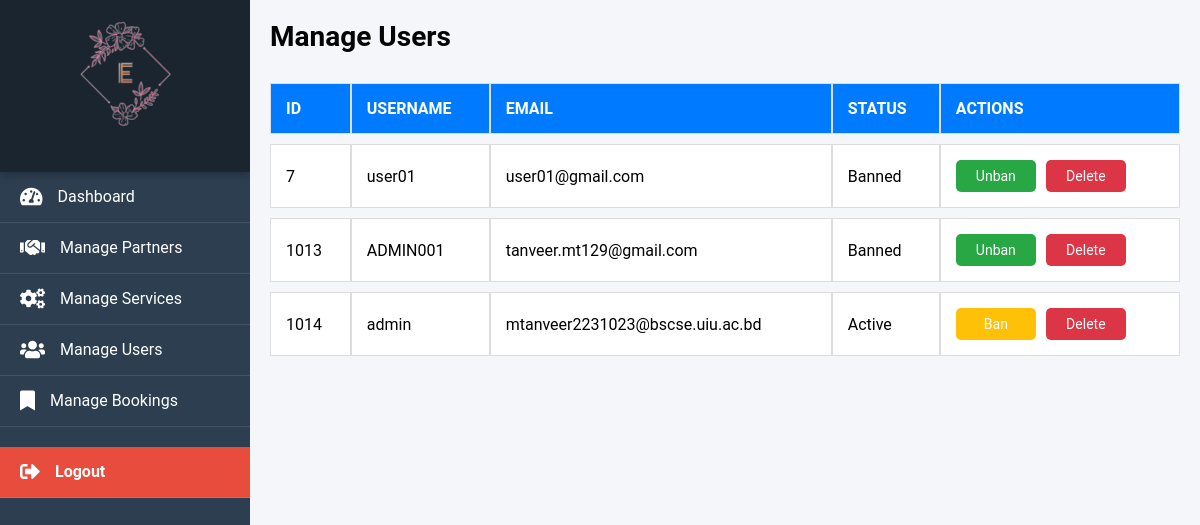
The page /manage_users.php (signed in) on the database its author committed.
### tables this page shows
CREATE TABLE `users` (
  `id` int(11) NOT NULL,
  `first_name` varchar(255) DEFAULT NULL,
  `last_name` varchar(255) DEFAULT NULL,
  `username` varchar(255) NOT NULL,
  `email` varchar(255) NOT NULL,
  `password` varchar(255) NOT NULL,
  `status` enum('active','banned','pending') NOT NULL DEFAULT 'pending',
  `reg_date` timestamp NOT NULL DEFAULT current_timestamp()
);

### manage_users.php (the view, shortened to what this page needs)
<?php
require('db_config.php');
?>
<!DOCTYPE html>
<html lang="en">
<head>
</head>
<body>
<?php include('sidebar.php'); ?>
    <div class="content">
        <h3>Manage Users</h3>
        <table>
            <thead>
                <tr>
                    <th>ID</th>
                    <th>Username</th>
                    <th>Email</th>
                    <th>Status</th>
                    <th class="actions">Actions</th>
                </tr>
            </thead>
            <tbody>
                <?php
                $query = "SELECT * FROM users";
                $result = $con->query($query);
                while ($row = $result->fetch_assoc()) {
                    $status = $row['status'] === 'banned' ? 'Banned' : 'Active';
                    $banAction = $row['status'] === 'banned'
                                 ? "<a href='?unban_id=" . $row['id'] . "' class='action-btn unban-btn'>Unban</a>"
                                 : "<a href='?ban_id=" . $row['id'] . "' class='action-btn ban-btn'>Ban</a>";
                    echo "<tr>
                            <td>" . htmlspecialchars($row['id']) . "</td>
                            <td>" . htmlspecialchars($row['username']) . "</td>
                            <td>" . htmlspecialchars($row['email']) . "</td>
                            <td>" . htmlspecialchars($status) . "</td>
                            <td class='actions'>
                                $banAction
                                <a href='?delete_id=" . $row['id'] . "' class='action-btn delete-btn' onclick='return confirmDeletion(" . htmlspecialchars($row['id']) . ");'>Delete</a>
                            </td>
                        </tr>";
                }
                ?>
            </tbody>
        </table>
    </div>
</body>
</html>

### manage_users.php (style rules this page uses)
body { margin: 0; font-family: Arial, sans-serif; background-color: #f4f7fa; }
.content { margin-left: 250px; padding: 30px; }
table { width: 100%; border-collapse: separate; border-spacing: 0 10px; margin-top: 20px; }
table th, table td { padding: 15px; text-align: left; border: 1px solid #ddd; background-color: white; }
table th { background-color: #007bff; color: white; font-size: 16px; text-transform: uppercase; }
table tr { border-radius: 8px; overflow: hidden; }
td.actions { display: flex; gap: 10px; }
.action-btn { padding: 8px 15px; text-decoration: none; color: white; border-radius: 5px; font-size: 14px; text-align: center; min-width: 80px; }
.delete-btn { background-color: #dc3545; }
.ban-btn { background-color: #ffc107; }
.unban-btn { background-color: #28a745; }
.content h3 { margin-top: 0; font-size: 28px; color:rgb(5, 5, 5); }

### sidebar.php (style rules this page uses)
* { margin: 0; padding: 0; box-sizing: border-box; }
body { font-family: 'Roboto', Arial, sans-serif; background-color: #f4f6f9; }
.content { margin-left: 250px; padding: 20px; }

### rows shown on the page
users: id "7", username "user01", email "user01@gmail.com", status "Banned"
users: id "1013", username "ADMIN001", email "tanveer.mt129@gmail.com", status "Banned"
users: id "1014", username "admin", email "mtanveer2231023@bscse.uiu.ac.bd", status "Active"
